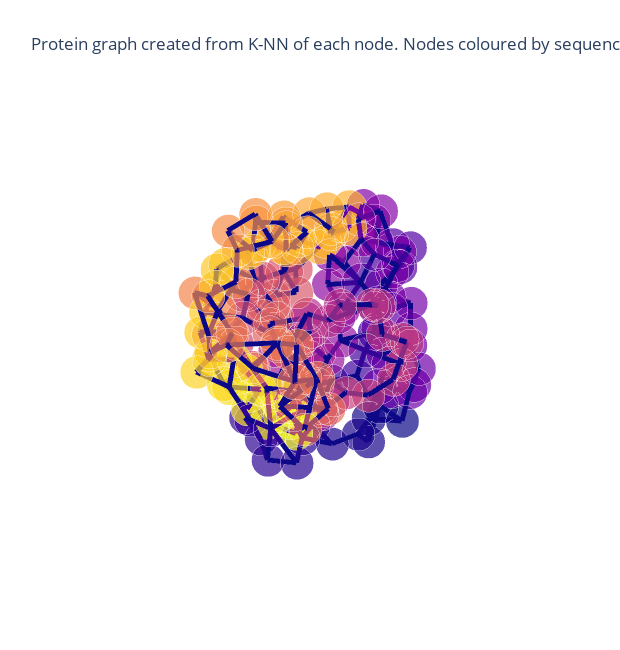

This figure's notebook cell:
### Code cell
#k-NN based edges
from functools import partial
from graphein.protein.edges.distance import add_k_nn_edges

new_edge_funcs = {"edge_construction_functions": [partial(add_k_nn_edges, k=3, long_interaction_threshold=0)]}
config = ProteinGraphConfig(**new_edge_funcs)

g = construct_graph(config=config, uniprot_id="A2NZL3")
p = plotly_protein_structure_graph(
    g,
    colour_edges_by="kind",
    colour_nodes_by="seq_position",
    label_node_ids=False,
    plot_title="Protein graph created from K-NN of each node. Nodes coloured by sequence position",
    node_size_multiplier=1
    )
p.show()

### Figure 1 — Plotly figure (JSON) as saved in the notebook; plotly's stock layout.template omitted (floating-point values rounded to 4 significant figures; data arrays with more than 128 entries replaced by an {"elided": "..."} marker saying what was removed)
{"data": [{"hoverinfo": "text+x+y+z", "marker": {"color": {"elided": "174x4 float values"}, "opacity": 0.7, "size": {"elided": "174 int values"}, "symbol": "circle"}, "mode": "markers", "text": {"elided": "174 str values"}, "type": "scatter3d", "x": {"elided": "174 float values"}, "y": {"elided": "174 float values"}, "z": {"elided": "174 float values"}}, {"hoverinfo": "text", "line": {"color": {"elided": "903x4 float values"}, "width": 10}, "mode": "lines", "text": {"elided": "903 str values"}, "type": "scatter3d", "x": {"elided": "903 float values"}, "y": {"elided": "903 float values"}, "z": {"elided": "903 float values"}}], "layout": {"height": 650, "margin": {"t": 100}, "scene": {"xaxis": {"showbackground": false, "showgrid": false, "showline": false, "showticklabels": false, "title": {"text": ""}, "zeroline": false}, "yaxis": {"showbackground": false, "showgrid": false, "showline": false, "showticklabels": false, "title": {"text": ""}, "zeroline": false}, "zaxis": {"showbackground": false, "showgrid": false, "showline": false, "showticklabels": false, "title": {"text": ""}, "zeroline": false}}, "showlegend": false, "title": {"text": "Protein graph created from K-NN of each node. Nodes coloured by sequence position"}, "width": 620}}
